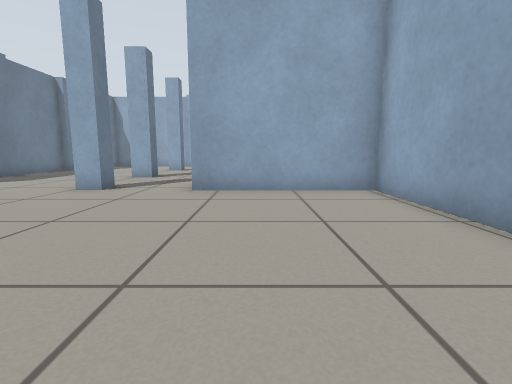
view 1 (above)

15 first-person views from a walk through a world built for the Gazebo simulator. The camera is 0.5 m above the floor, tilts 8° down and sees 85° across. The floor is counted in squares, 0.5 m on a side. Each view is taken from the middle of a square. On the plan, view 1 faces up. The plan holds only what a view shows up to about 11 squares ahead; the rest is blank. The place goes on beyond the plan.

view 2
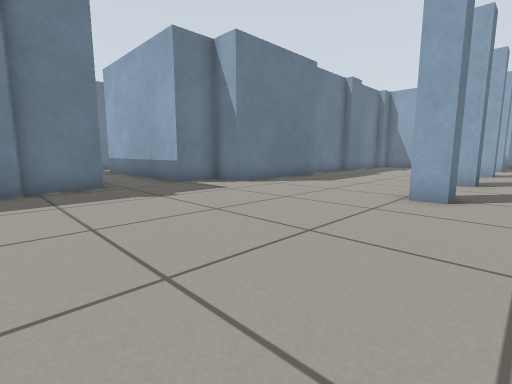

view 3
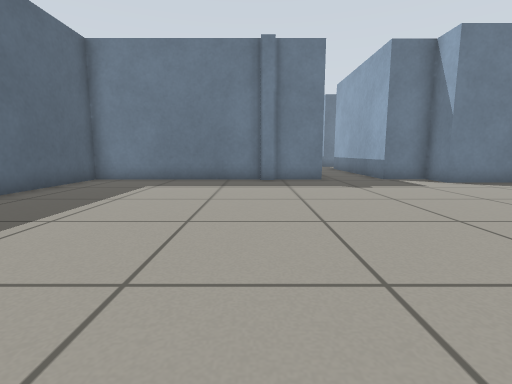

view 4
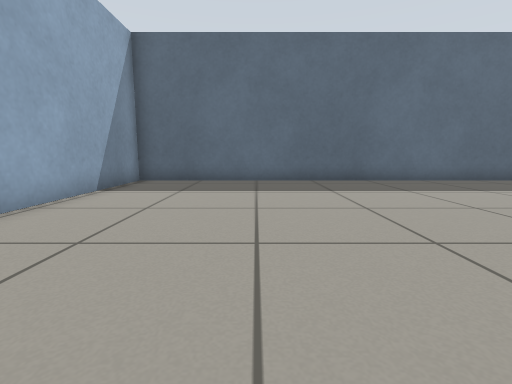

view 5
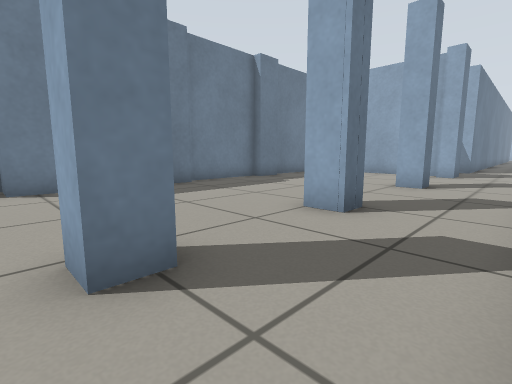

view 6
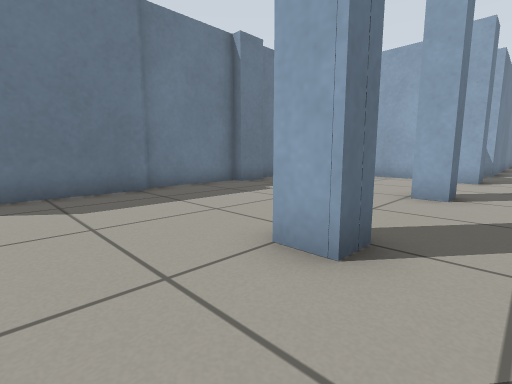

view 7
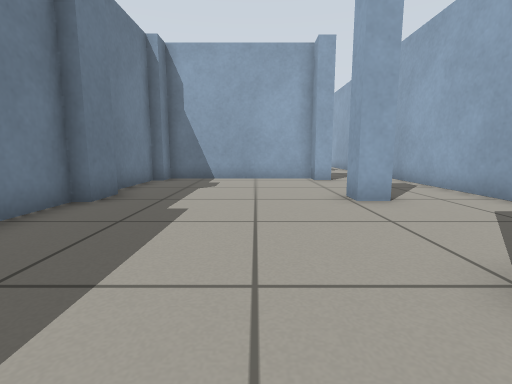

view 8
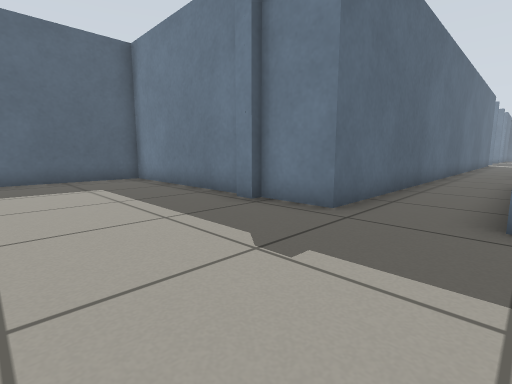

view 9
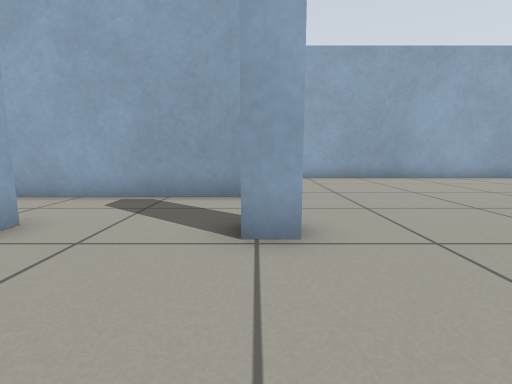

view 10
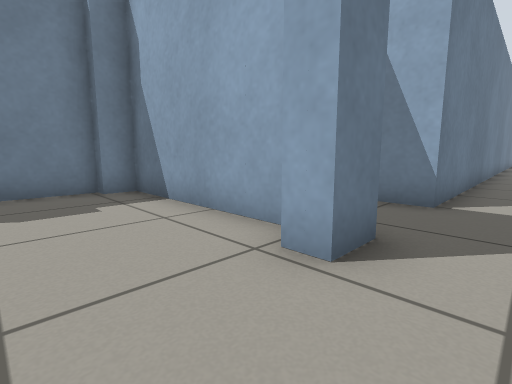

view 11
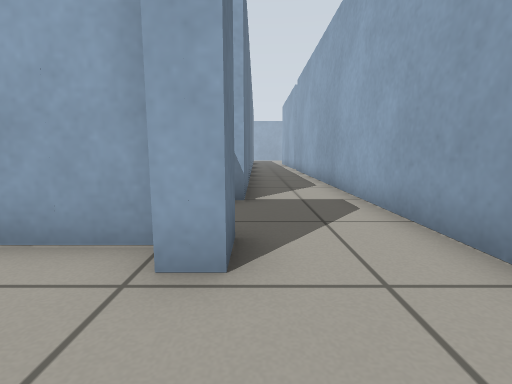

view 12
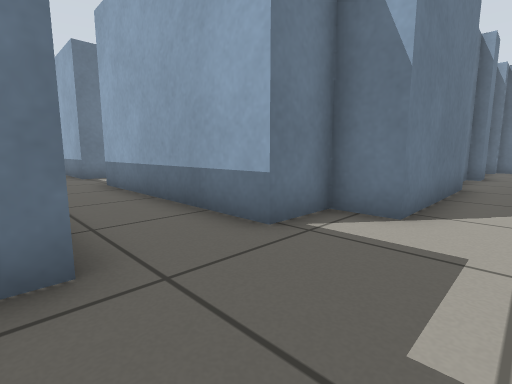

view 13
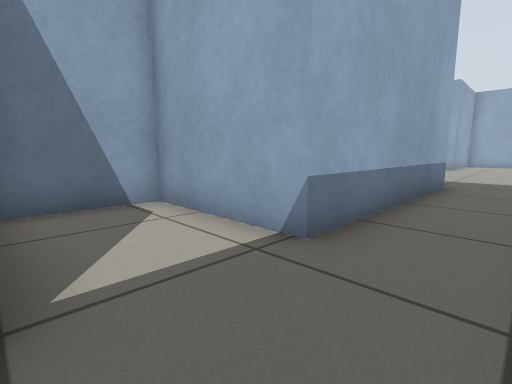

view 14
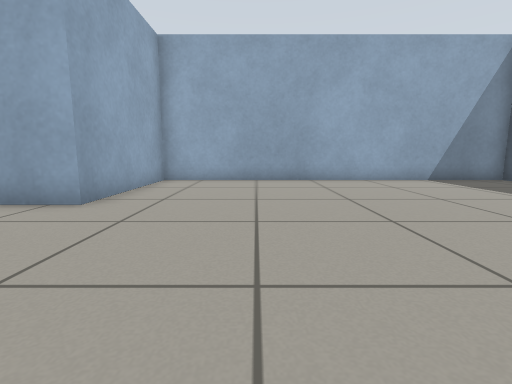

view 15
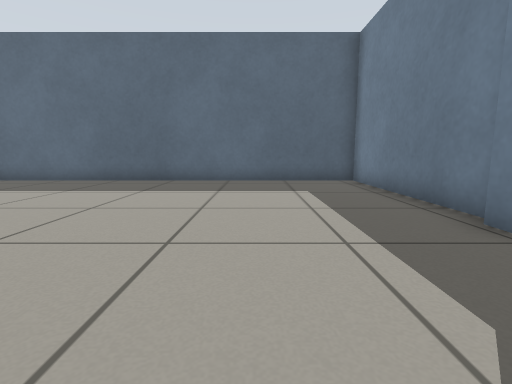

### Floor plan
Points are (right, up) in squares from view 1. A wall is a line through its corners. A room is listed if a view was taken in it or the views show most of it. See-through windows are left out.
Room 1 (views 1, 2, 3, 4, 5, 6, 7, 8, 9, 10, 11, 12, 13, 14, 15)
walls: (-4.2, 8.3) (-4.2, 7.4) (-4.9, 7.4) (-4.9, 8.3); (-4.2, 12) (-4.2, 11.3) (-5.1, 11.3); (-11.2, 1.7) (-11.2, 1.1); (-11.5, 1.3) (-11.5, -5) (3.2, -5) (3.2, 7.4) (-1.7, 7.4) (-1.7, 13.5); (-10.3, 12.3) (-10.3, 7.4) (-11.5, 7.4) (-11.5, 5.8) (-18.4, 5.8) (-18.4, 9.5) (-20.9, 9.5); (-1.7, 15.6) (-1.7, 23.5); (-10.3, 16.8) (-10.3, 15.6) (-10.7, 15.6) (-10.7, 12.4); (-20.7, 3.5) (-11.5, 3.5) (-11.5, 1.6); (-21, 6.8) (-21, 5.8) (-21.5, 5.8); (-4.2, 21.3) (-4.2, 20.2) (-4.9, 20.2) (-4.9, 20.9) (-10.3, 20.9) (-10.3, 20.2) (-10.7, 20.2) (-10.7, 17.1); (-4.2, 23.8) (-5.3, 23.8)
ways out: opening at (-3, 24)

Where each view was taken, in squares from view 1:
view 1: 0 up, 0 right, facing up
view 2: 1 up, 3 left, facing up-left
view 3: 1 up, 1 left, facing left
view 4: 5 up, 1 left, facing down
view 5: 7 up, 2 left, facing up-left
view 6: 9 up, 3 left, facing up-left
view 7: 10 up, 7 left, facing up
view 8: 6 up, 7 left, facing down-left
view 9: 8 up, 8 left, facing right
view 10: 18 up, 3 left, facing up-left
view 11: 18 up, 4 left, facing up
view 12: 3 up, 9 left, facing up-left
view 13: 4 up, 21 left, facing up-right
view 14: 4 up, 7 left, facing right
view 15: 5 up, 8 left, facing down
